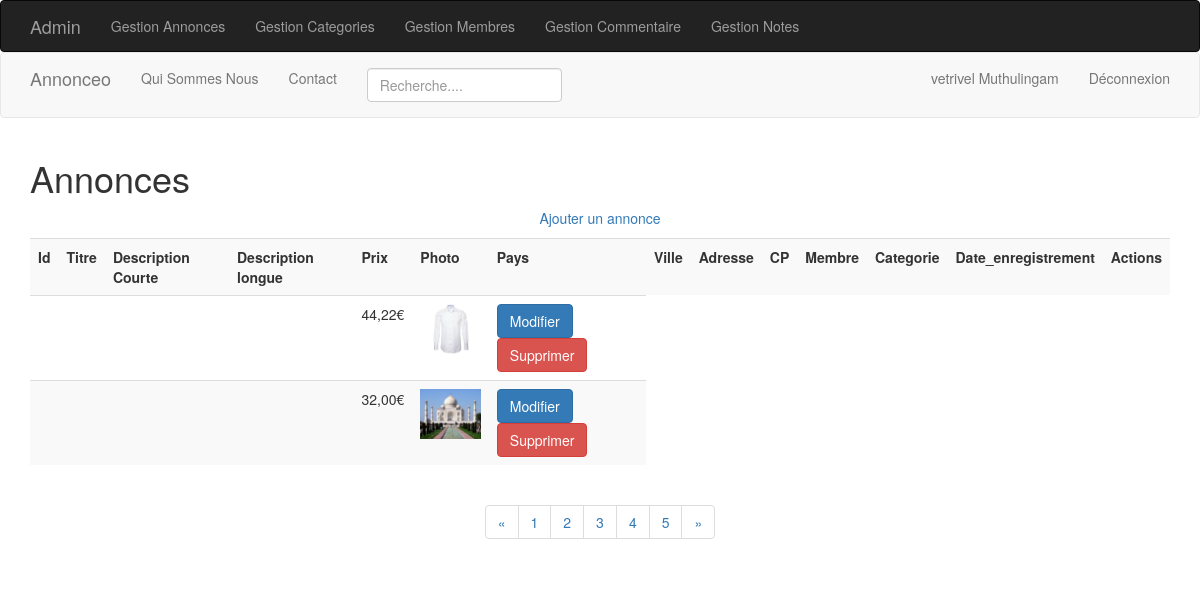
The app's page /admin/fonts/annonces.php?page=2 (signed in) with its own data.
### tables this page shows
CREATE TABLE `annonce` (
  `id_annonce` int(3) NOT NULL,
  `titre` varchar(255) NOT NULL,
  `description_courte` varchar(255) NOT NULL,
  `description_longue` text NOT NULL,
  `prix` float NOT NULL,
  `photo` varchar(255) DEFAULT NULL,
  `pays` varchar(45) DEFAULT NULL,
  `ville` varchar(45) DEFAULT NULL,
  `adresse` varchar(255) DEFAULT NULL,
  `cp` int(5) DEFAULT NULL,
  `date_enregistrement` datetime DEFAULT NULL,
  `membre_id` int(3) DEFAULT NULL,
  `photo_id` int(3) DEFAULT NULL,
  `categorie_id` int(3) DEFAULT NULL
);

### admin/fonts/annonces.php (the view, shortened to what this page needs)
<?php
include '../include/init.php';
$nbProduitsParPage = 2;
$query = 'SELECT COUNT(*) FROM annonce';
$stmt = $pdo->query($query);
$nbAnnonces = $stmt->fetchColumn();
$nbPages = ceil($nbAnnonces / $nbProduitsParPage);
$page = isset($_GET['page']) ? $_GET['page'] : 1;
$limit = $nbProduitsParPage;
$offset = ($page - 1) * $nbProduitsParPage;
$query = 'SELECT a.*, p.*'
	. ' FROM annonce a'
	. ' JOIN photo p ON p.id_photo = a.photo_id'
	. ' ORDER BY date_enregistrement'
	. ' LIMIT ' . $limit
	. ' OFFSET ' . $offset
;
$stmt = $pdo->query($query);
$annonces = $stmt->fetchAll();
include '../layout/top.php';
?>
<h1>Annonces</h1>
<p class="text-center">
	<a href="annonce-edit.php">Ajouter un annonce</a>
</p>
<table class="table table-striped">
	<tr>
		<th>Id</th>
		<th>Titre</th>
		<th>Description Courte</th>
		<th>Description longue</th>
		<th>Prix</th>
		<th>Photo</th>
		<th>Pays</th>
		<th>Ville</th>
		<th>Adresse</th>
		<th>CP</th>
		<th>Membre</th>
		<th>Categorie</th>
		<th>Date_enregistrement</th>
		<th>Actions</th>
	</tr>
	<?php
	foreach ($annonces as $annonce) :
	?>
		<tr>
			<td><?= $annonce['id']; ?></td>
			<td><?= $annonce['nom']; ?></td>
			<td><?= nl2br($annonce['description']); ?></td>
			<td><?= $annonce['nom_categorie']; ?></td>
			<td><?= number_format($annonce['prix'], 2, ',', ' ') . '€'; ?></td>
			<td align="center">
			<?php
			if (!empty($annonce['photo'])) :
			?>
				<img src="<?= PHOTO_WEB . $annonce['photo']; ?>" height="50px">
			<?php
			else :
				echo '-';
			endif;
			?>
			</td>
			<td>
				<a class="btn btn-primary" href="annonce-edit.php?id_annonce=<?= $produit['id_annonce']; ?>">Modifier</a>
				<a class="btn btn-danger" href="annonce-delete.php?id_annonce=<?= $produit['id_annonce']; ?>">Supprimer</a>
			</td>
		</tr>
	<?php
	endforeach;
	?>
</table>
<nav class="text-center" aria-label="Page navigation">
  <ul class="pagination">
    <li>
      <a href="?page=1" aria-label="Previous">
        <span aria-hidden="true">&laquo;</span>
      </a>
    </li>
	<?php
	for ($i = 1; $i <= $nbPages; $i++) :
	?>
    <li><a href="?page=<?= $i; ?>"><?= $i; ?></a></li>
	<?php
	endfor;
	?>
    <li>
      <a href="?page=<?= $nbPages; ?>" aria-label="Next">
        <span aria-hidden="true">&raquo;</span>
      </a>
    </li>
  </ul>
</nav>
<?php
include '../layout/bottom.php';
?>

### records on screen
annonce: prix "44,22", photo (picture)
annonce: prix "32,00", photo (picture)

### other values on screen
getUserFullName() "vetrivel Muthulingam"
